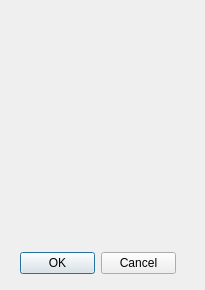
<?xml version="1.0" encoding="UTF-8"?>
<ui version="4.0">
 <class>edit_percentages_dialog</class>
 <widget class="QDialog" name="edit_percentages_dialog">
  <property name="geometry">
   <rect>
    <x>0</x>
    <y>0</y>
    <width>205</width>
    <height>290</height>
   </rect>
  </property>
  <property name="windowTitle">
   <string>Edit Percentages</string>
  </property>
  <widget class="QDialogButtonBox" name="edit_percentages_buttonBox">
   <property name="geometry">
    <rect>
     <x>20</x>
     <y>250</y>
     <width>156</width>
     <height>26</height>
    </rect>
   </property>
   <property name="standardButtons">
    <set>QDialogButtonBox::Cancel|QDialogButtonBox::Ok</set>
   </property>
  </widget>
  <widget class="QWidget" name="formLayoutWidget">
   <property name="geometry">
    <rect>
     <x>20</x>
     <y>20</y>
     <width>160</width>
     <height>211</height>
    </rect>
   </property>
   <layout class="QFormLayout" name="edit_percentages_formLayout"/>
  </widget>
 </widget>
 <resources/>
 <connections/>
</ui>
